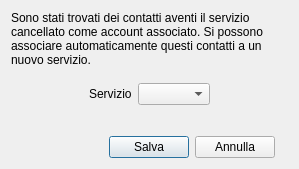
<?xml version="1.0" encoding="UTF-8"?>
<ui version="4.0">
 <class>cambiaaccount</class>
 <widget class="QDialog" name="cambiaaccount">
  <property name="geometry">
   <rect>
    <x>0</x>
    <y>0</y>
    <width>299</width>
    <height>169</height>
   </rect>
  </property>
  <property name="windowTitle">
   <string>Nuovo Account Associato</string>
  </property>
  <property name="windowIcon">
   <iconset resource="resources.qrc">
    <normaloff>:/resource/Freesmee-48-classic.png</normaloff>:/resource/Freesmee-48-classic.png</iconset>
  </property>
  <layout class="QHBoxLayout" name="horizontalLayout_3">
   <item>
    <layout class="QVBoxLayout" name="verticalLayout">
     <item>
      <layout class="QVBoxLayout" name="verticalLayout_3">
       <item>
        <widget class="QLabel" name="label">
         <property name="sizePolicy">
          <sizepolicy hsizetype="Preferred" vsizetype="Fixed">
           <horstretch>0</horstretch>
           <verstretch>0</verstretch>
          </sizepolicy>
         </property>
         <property name="font">
          <font>
           <weight>50</weight>
           <bold>false</bold>
          </font>
         </property>
         <property name="text">
          <string>Sono stati trovati dei contatti aventi il servizio cancellato come account associato. Si possono associare automaticamente questi contatti a un nuovo servizio.</string>
         </property>
         <property name="wordWrap">
          <bool>true</bool>
         </property>
        </widget>
       </item>
      </layout>
     </item>
     <item>
      <spacer name="verticalSpacer_2">
       <property name="orientation">
        <enum>Qt::Vertical</enum>
       </property>
       <property name="sizeType">
        <enum>QSizePolicy::Fixed</enum>
       </property>
       <property name="sizeHint" stdset="0">
        <size>
         <width>20</width>
         <height>10</height>
        </size>
       </property>
      </spacer>
     </item>
     <item>
      <layout class="QHBoxLayout" name="horizontalLayout_2">
       <property name="topMargin">
        <number>0</number>
       </property>
       <item>
        <spacer name="horizontalSpacer_2">
         <property name="orientation">
          <enum>Qt::Horizontal</enum>
         </property>
         <property name="sizeHint" stdset="0">
          <size>
           <width>40</width>
           <height>20</height>
          </size>
         </property>
        </spacer>
       </item>
       <item>
        <widget class="QLabel" name="label_2">
         <property name="text">
          <string>Servizio</string>
         </property>
        </widget>
       </item>
       <item>
        <widget class="QComboBox" name="comboaccount"/>
       </item>
       <item>
        <spacer name="horizontalSpacer_3">
         <property name="orientation">
          <enum>Qt::Horizontal</enum>
         </property>
         <property name="sizeHint" stdset="0">
          <size>
           <width>40</width>
           <height>20</height>
          </size>
         </property>
        </spacer>
       </item>
      </layout>
     </item>
     <item>
      <spacer name="verticalSpacer_3">
       <property name="orientation">
        <enum>Qt::Vertical</enum>
       </property>
       <property name="sizeType">
        <enum>QSizePolicy::Expanding</enum>
       </property>
       <property name="sizeHint" stdset="0">
        <size>
         <width>20</width>
         <height>5</height>
        </size>
       </property>
      </spacer>
     </item>
     <item>
      <layout class="QHBoxLayout" name="horizontalLayout">
       <property name="topMargin">
        <number>0</number>
       </property>
       <item>
        <spacer name="horizontalSpacer">
         <property name="orientation">
          <enum>Qt::Horizontal</enum>
         </property>
         <property name="sizeHint" stdset="0">
          <size>
           <width>40</width>
           <height>20</height>
          </size>
         </property>
        </spacer>
       </item>
       <item>
        <widget class="QPushButton" name="buttonSalva">
         <property name="text">
          <string>Salva</string>
         </property>
         <property name="icon">
          <iconset resource="resources.qrc">
           <normaloff>:/resource/add.gif</normaloff>:/resource/add.gif</iconset>
         </property>
        </widget>
       </item>
       <item>
        <widget class="QPushButton" name="buttonAnnulla">
         <property name="text">
          <string>Annulla</string>
         </property>
         <property name="icon">
          <iconset resource="resources.qrc">
           <normaloff>:/resource/dele.gif</normaloff>:/resource/dele.gif</iconset>
         </property>
        </widget>
       </item>
       <item>
        <widget class="QLabel" name="labelSpin">
         <property name="text">
          <string/>
         </property>
        </widget>
       </item>
      </layout>
     </item>
    </layout>
   </item>
  </layout>
 </widget>
 <tabstops>
  <tabstop>comboaccount</tabstop>
  <tabstop>buttonSalva</tabstop>
  <tabstop>buttonAnnulla</tabstop>
 </tabstops>
 <resources>
  <include location="resources.qrc"/>
 </resources>
 <connections/>
</ui>
